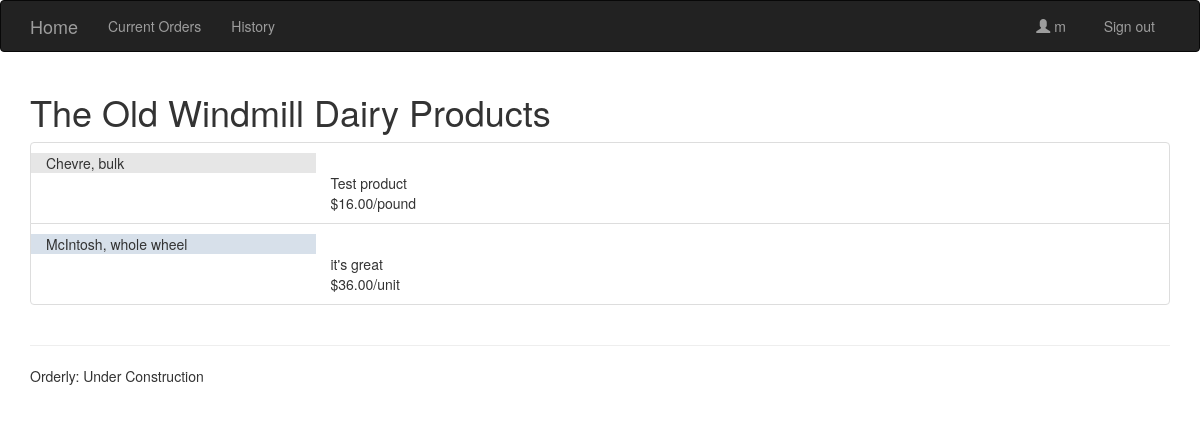
Screenshot of /owd/products/ (signed in) with the database file from the repository.
### orders/models.py (models this page shows, shortened)
class Business(models.Model):
  business_name = models.CharField(max_length=60)
  contact_name = models.CharField(max_length=60)
  website = models.URLField(max_length=200, blank=True)
  email = models.EmailField(max_length=254, blank=True)
  phone = models.CharField(max_length=15, blank=True)
  address = models.CharField(max_length=260, blank=True)
  about = models.TextField(max_length=600, null=True, default=None)
  account = models.OneToOneField(userModels.Account, related_name='business', null=True, default=None, on_delete=models.CASCADE)
  picture = models.OneToOneField(userModels.Picture, related_name='business', blank=True, null=True, on_delete=models.CASCADE)
  class Meta:
      verbose_name_plural = "businesses"

class Product(models.Model):
  name = models.CharField(max_length=200, unique=True)
  description = models.TextField(max_length=600, blank=True)
  vendor = models.ForeignKey(Business, on_delete=models.CASCADE, default=None, related_name='products')
  price = models.DecimalField(max_digits=5, decimal_places=2, default=1.00)
  unit = models.CharField(max_length=11, default='unit') #I want unit and price to be associated in pairs that the user creates.
  picture = models.OneToOneField(userModels.Picture, related_name='product', blank=True, null=True, on_delete=models.CASCADE)

### orders/views.py (the view)
# urls.py: path('<slug:slug>/products/', views.productList, name='products'),
@login_required
def productList(request, slug):
  business = get_object_or_404(Business, account__slug=slug)
  list = business.products.all;
  context = {'business': business, 'list': list}
  return render(request, 'orders/products.html', context)

### orders/templates/orders/products.html
{% extends 'list.html' %}
{% load bootstrap3 %}
{% block title %}
    {{ business.business_name }} Products
{% endblock %}
{% block itemTitle %}
    {{ item.name }}
{% endblock %}
{% block itemContent %}
      <br/>{{ item.description }}
      <br/>${{ item.price }}/{{ item.unit }}
{% endblock %}

### shared_templates/list.html (shortened to what this page needs)
{% extends 'base.html' %}
{% block content %}
  <div class="container">
    <h1>{% block title %} Orderly {% endblock %}</h1>
    <ul class="list-group">
    {% for item in list %}
    <li class="list-group-item">
      <div class="row row-eq-height {% cycle 'row1' 'row2' %}">
        <div class="col-12 col-md-3 rowTitle">
          {% block itemTitle %}{% endblock %}
        </div>
        <div class="col-12 col-md-9">
          {% block itemContent %}{% endblock %}
        </div>
      </div>
    </li>
    {% empty %}
      <div class="row row1">
        <div class="col">
          <p> Nothing to show. </p>
        </div>
      </div>
    {% endfor %}
    </ul>
  </div>
{% endblock %}

### shared_templates/base.html (shortened to what this page needs)
{% load static from staticfiles %}
{% load bootstrap3 %}
<!DOCTYPE html>
<html lang="en">
  <head>
    {% bootstrap_css %}
    <link rel="stylesheet" href="http://code.jquery.com/ui/1.8.18/themes/base/jquery-ui.css" type="text/css" media="all"/>
    <link href="{% static 'orders/css/orders.css' %}" rel="stylesheet">
  </head>
<body>
  <div class="wrapper">
    <div class="navbar navbar-inverse">
      <div class="container">
        <div class="navbar-header">
          <a class="navbar-brand" href="{% url 'users:index' %}">Home</a>
        </div>
        <div class="navbar-collapse collapse">
          <ul class="nav navbar-nav">
            <li class=""><a href="{% url 'orders:orders' %}">Current Orders</a></li>
            <li class=""><a href="{% url 'orders:history' %}">History</a></li>
          </ul>
          {% block nav_user %}
            {% if user.is_authenticated %}
              <ul class="nav navbar-nav navbar-right">
                <li id="nav-username"><a href="{% url 'orders:index' %}">
                  <span class="glyphicon glyphicon-user"></span>  {{ user.get_username }} &nbsp; </a>
                </li>
                <li>
                  <a href="{% url 'logout' %}">Sign out</a>
                </li>
              </ul>
            {% endif %}
          {% endblock %}
        </div>
      </div>
    </div>
{% block content %}
{% endblock %}
  </div> {% comment %} wrapper ends {% endcomment %}
  <div id="page-footer">
	<div class="container">
	  <footer>
		<hr />
		<p>Orderly: Under Construction</p>
	  </footer>
    </div>
  </div>
</body>
</html>

### orders/static/orders/css/orders.css (style rules this page uses)
.row1 .rowTitle { background-color: rgba(124, 124, 124, 0.19); }
.row2 .rowTitle { background-color: rgba(168, 188, 210, 0.46); }
a { color: #383838; }

### rows the page displays
Business: business_name "The Old Windmill Dairy"
Product: name "Chevre, bulk", description "Test product", price "16.00", unit "pound"
Product: name "McIntosh, whole wheel", description "it's great", price "36.00", unit "unit"

### other values shown
{{ user.get_username }} "m"
